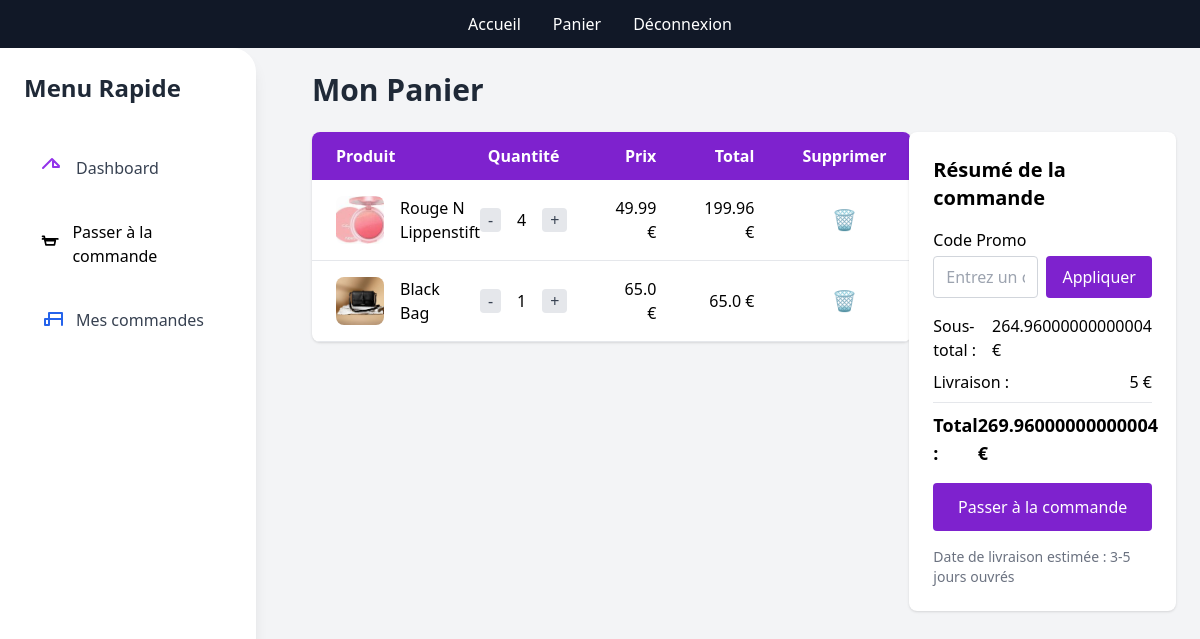
Screenshot of /shop/cart/ (signed in) with the database file from the repository.
### shop/models.py (models this page shows, shortened)
class Cart(models.Model):
    user = models.ForeignKey(settings.AUTH_USER_MODEL, on_delete=models.CASCADE)
    product = models.ForeignKey(Product, on_delete=models.CASCADE)
    quantity = models.PositiveIntegerField(default=1)
    def total_price(self):
        return self.product.price * self.quantity

class Product(models.Model):
    name = models.CharField(max_length=200)
    price = models.FloatField()
    description = models.TextField(blank=True)
    category = models.CharField(max_length=100)
    image = models.ImageField(upload_to="products/main/")

### shop/views.py (the view)
# urls.py: path('cart/', views.cart_view, name='cart'),
@login_required
def cart_view(request):
    cart_items = Cart.objects.filter(user=request.user)
    subtotal = sum(item.total_price() for item in cart_items)
    discount = request.session.get('coupon_discount', 0)
    shipping = 5
    total_with_shipping = subtotal - discount + shipping
    return render(request, 'shop/cart.html', {
        'cart_items': cart_items,
        'total': subtotal,
        'discount': discount,
        'shipping': shipping,
        'total_with_shipping': total_with_shipping,
        'expected_delivery': "3-5 jours ouvrés"
    })

### templates/shop/cart.html (shortened to what this page needs)
{% extends 'base.html' %}
{% load static %}
{% block content %}
<div class="flex bg-gray-100 min-h-screen">
    <aside class="w-64 bg-white shadow-lg p-6 flex flex-col gap-4 fixed h-full rounded-r-3xl overflow-hidden">
        <h2 class="text-2xl font-bold mb-6 text-gray-800">Menu Rapide</h2>
        <a href="{% url 'client_dashboard' %}" class="flex items-center gap-3 px-4 py-3 rounded-xl hover:bg-purple-100 transition">
            <svg xmlns="http://www.w3.org/2000/svg" class="h-6 w-6 text-purple-600" fill="none" viewBox="0 0 24 24" stroke="currentColor">
              <path stroke-linecap="round" stroke-linejoin="round" stroke-width="2" d="M3 12l2-2m0 0l7-7 7 7M13 5v6h6" />
            </svg>
            <span class="font-medium text-gray-700">Dashboard</span>
        </a>
        <a href="{% url 'checkout' %}" class="flex items-center gap-3 px-4 py-3 rounded-xl hover:bg-purple-600 hover:text-white transition">
            <svg xmlns="http://www.w3.org/2000/svg" class="h-6 w-6" fill="none" viewBox="0 0 24 24" stroke="currentColor">
              <path stroke-linecap="round" stroke-linejoin="round" stroke-width="2" d="M3 3h2l.4 2M7 13h10l1-5H6.4M7 13L5.4 6H3m0 0h18" />
            </svg>
            <span class="font-medium">Passer à la commande</span>
        </a>
        <a href="{% url 'client_orders' %}" class="flex items-center gap-3 px-4 py-3 rounded-xl hover:bg-blue-100 hover:text-blue-700 transition">
            <svg xmlns="http://www.w3.org/2000/svg" class="h-6 w-6 text-blue-600" fill="none" viewBox="0 0 24 24" stroke="currentColor">
              <path stroke-linecap="round" stroke-linejoin="round" stroke-width="2" d="M9 17v-6h13v6M9 11V5h13v6M5 17h4v-6H5v6z" />
            </svg>
            <span class="font-medium text-gray-700">Mes commandes</span>
        </a>
    </aside>
    <div class="flex-1 ml-72 p-6">
        <h2 class="text-3xl font-bold mb-6 text-gray-800">Mon Panier</h2>
        {% if cart_items %}
        <div class="grid grid-cols-1 md:grid-cols-3 gap-8">
            <div class="md:col-span-2">
                <table class="min-w-full bg-white rounded-lg shadow overflow-hidden">
                    <thead class="bg-purple-700 text-white">
                        <tr>
                            <th class="py-3 px-6 text-left">Produit</th>
                            <th class="py-3 px-6 text-center">Quantité</th>
                            <th class="py-3 px-6 text-right">Prix</th>
                            <th class="py-3 px-6 text-right">Total</th>
                            <th class="py-3 px-6 text-center">Supprimer</th>
                        </tr>
                    </thead>
                    <tbody>
                        {% for item in cart_items %}
                        <tr class="border-b hover:bg-gray-50 transition">
                            <td class="py-4 px-6 flex items-center gap-4">
                                {% if item.product.image %}
                                <img src="{{ item.product.image.url }}" alt="{{ item.product.name }}" class="h-12 w-12 object-cover rounded-lg">
                                {% else %}
                                <span class="text-gray-400">Pas d'image</span>
                                {% endif %}
                                <span>{{ item.product.name }}</span>
                            </td>
                            <td class="py-4 px-6 text-center">
                                <div class="flex items-center justify-center gap-2">
                                    <form method="post" action="{% url 'cart_decrease' item.product.id %}">
                                        <button type="submit" class="bg-gray-200 text-gray-700 px-2 rounded hover:bg-gray-300 transition">-</button>
                                    </form>
                                    <span class="px-2 font-medium">{{ item.quantity }}</span>
                                    <form method="post" action="{% url 'cart_increase' item.product.id %}">
                                        <button type="submit" class="bg-gray-200 text-gray-700 px-2 rounded hover:bg-gray-300 transition">+</button>
                                    </form>
                                </div>
                            </td>
                            <td class="py-4 px-6 text-right">{{ item.product.price }} €</td>
                            <td class="py-4 px-6 text-right">{{ item.total_price }} €</td>
                            <td class="py-4 px-6 text-center">
                                <form method="post" action="{% url 'cart_remove' item.product.id %}">
                                    <button type="submit" class="text-red-600 hover:text-red-800 text-xl">🗑️</button>
                                </form>
                            </td>
                        </tr>
                        {% endfor %}
                    </tbody>
                </table>
            </div>
            <div class="bg-white p-6 rounded-lg shadow h-fit">
                <h3 class="text-xl font-bold mb-4">Résumé de la commande</h3>
                <div class="mb-4">
                    <label for="coupon" class="block font-medium mb-1">Code Promo</label>
                    <form method="post" action="{% url 'apply_coupon' %}">
                        <div class="flex gap-2">
                            <input type="text" name="coupon_code" id="coupon" class="w-full border border-gray-300 rounded px-3 py-2" placeholder="Entrez un code">
                            <button type="submit" class="bg-purple-700 text-white px-4 py-2 rounded hover:bg-purple-800 transition">Appliquer</button>
                        </div>
                    </form>
                </div>
                <div class="space-y-2">
                    <p class="flex justify-between"><span>Sous-total :</span> <span>{{ total }} €</span></p>
                    <p class="flex justify-between"><span>Livraison :</span> <span>{{ shipping }} €</span></p>
                    <hr class="my-2">
                    <p class="flex justify-between font-bold text-lg"><span>Total :</span> <span>{{ total_with_shipping }} €</span></p>
                </div>
                <div class="mt-4">
                    <a href="{% url 'checkout' %}" class="block bg-purple-700 text-white text-center px-6 py-3 rounded hover:bg-purple-800 transition">Passer à la commande</a>
                </div>
                <p class="mt-4 text-sm text-gray-500">Date de livraison estimée : {{ expected_delivery }}</p>
            </div>
        </div>
        {% else %}
        <p class="text-gray-700">Votre panier est vide.</p>
        {% endif %}
    </div>
</div>
{% endblock %}

### rows the page displays
Cart: product.image (picture), product.name "Rouge N Lippenstift", quantity "4", product.price "49.99", total_price "199.96"
Cart: product.image (picture), product.name "Black Bag", quantity "1", product.price "65.0", total_price "65.0"

### other values shown
{{ total }} "264.96000000000004"
{{ shipping }} "5"
{{ total_with_shipping }} "269.96000000000004"
{{ expected_delivery }} "3-5 jours ouvrés"
